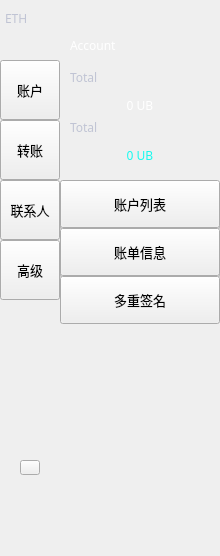
<?xml version="1.0" encoding="UTF-8"?>
<ui version="4.0">
 <class>FunctionBar</class>
 <widget class="QWidget" name="FunctionBar">
  <property name="geometry">
   <rect>
    <x>0</x>
    <y>0</y>
    <width>220</width>
    <height>556</height>
   </rect>
  </property>
  <property name="sizePolicy">
   <sizepolicy hsizetype="Preferred" vsizetype="Ignored">
    <horstretch>0</horstretch>
    <verstretch>0</verstretch>
   </sizepolicy>
  </property>
  <property name="font">
   <font>
    <family>微软雅黑</family>
   </font>
  </property>
  <property name="windowTitle">
   <string>Form</string>
  </property>
  <property name="styleSheet">
   <string notr="true"/>
  </property>
  <widget class="QToolButton" name="accountBtn">
   <property name="geometry">
    <rect>
     <x>0</x>
     <y>60</y>
     <width>60</width>
     <height>60</height>
    </rect>
   </property>
   <property name="font">
    <font>
     <family>微软雅黑</family>
     <pointsize>10</pointsize>
    </font>
   </property>
   <property name="cursor">
    <cursorShape>PointingHandCursor</cursorShape>
   </property>
   <property name="focusPolicy">
    <enum>Qt::NoFocus</enum>
   </property>
   <property name="styleSheet">
    <string notr="true"/>
   </property>
   <property name="text">
    <string>账户</string>
   </property>
  </widget>
  <widget class="QToolButton" name="transferBtn">
   <property name="geometry">
    <rect>
     <x>0</x>
     <y>120</y>
     <width>60</width>
     <height>60</height>
    </rect>
   </property>
   <property name="font">
    <font>
     <family>微软雅黑</family>
     <pointsize>10</pointsize>
    </font>
   </property>
   <property name="cursor">
    <cursorShape>PointingHandCursor</cursorShape>
   </property>
   <property name="focusPolicy">
    <enum>Qt::NoFocus</enum>
   </property>
   <property name="text">
    <string>转账</string>
   </property>
  </widget>
  <widget class="QToolButton" name="contactBtn">
   <property name="geometry">
    <rect>
     <x>0</x>
     <y>180</y>
     <width>60</width>
     <height>60</height>
    </rect>
   </property>
   <property name="font">
    <font>
     <family>微软雅黑</family>
     <pointsize>10</pointsize>
    </font>
   </property>
   <property name="cursor">
    <cursorShape>PointingHandCursor</cursorShape>
   </property>
   <property name="focusPolicy">
    <enum>Qt::NoFocus</enum>
   </property>
   <property name="text">
    <string>联系人</string>
   </property>
  </widget>
  <widget class="QToolButton" name="smartContractBtn">
   <property name="geometry">
    <rect>
     <x>60</x>
     <y>182</y>
     <width>160</width>
     <height>48</height>
    </rect>
   </property>
   <property name="font">
    <font>
     <family>微软雅黑</family>
     <pointsize>10</pointsize>
    </font>
   </property>
   <property name="cursor">
    <cursorShape>PointingHandCursor</cursorShape>
   </property>
   <property name="focusPolicy">
    <enum>Qt::NoFocus</enum>
   </property>
   <property name="styleSheet">
    <string notr="true"/>
   </property>
   <property name="text">
    <string>智能合约</string>
   </property>
  </widget>
  <widget class="QToolButton" name="feedBtn">
   <property name="geometry">
    <rect>
     <x>60</x>
     <y>230</y>
     <width>160</width>
     <height>48</height>
    </rect>
   </property>
   <property name="font">
    <font>
     <family>微软雅黑</family>
     <pointsize>10</pointsize>
    </font>
   </property>
   <property name="cursor">
    <cursorShape>PointingHandCursor</cursorShape>
   </property>
   <property name="focusPolicy">
    <enum>Qt::NoFocus</enum>
   </property>
   <property name="text">
    <string>喂价</string>
   </property>
  </widget>
  <widget class="QToolButton" name="multiSigBtn">
   <property name="geometry">
    <rect>
     <x>60</x>
     <y>276</y>
     <width>160</width>
     <height>48</height>
    </rect>
   </property>
   <property name="font">
    <font>
     <family>微软雅黑</family>
     <pointsize>10</pointsize>
    </font>
   </property>
   <property name="cursor">
    <cursorShape>PointingHandCursor</cursorShape>
   </property>
   <property name="focusPolicy">
    <enum>Qt::NoFocus</enum>
   </property>
   <property name="text">
    <string>多重签名</string>
   </property>
  </widget>
  <widget class="QToolButton" name="advanceBtn">
   <property name="geometry">
    <rect>
     <x>0</x>
     <y>240</y>
     <width>60</width>
     <height>60</height>
    </rect>
   </property>
   <property name="font">
    <font>
     <family>微软雅黑</family>
     <pointsize>10</pointsize>
    </font>
   </property>
   <property name="cursor">
    <cursorShape>PointingHandCursor</cursorShape>
   </property>
   <property name="focusPolicy">
    <enum>Qt::NoFocus</enum>
   </property>
   <property name="styleSheet">
    <string notr="true"/>
   </property>
   <property name="text">
    <string>高级</string>
   </property>
  </widget>
  <widget class="QToolButton" name="accountListBtn">
   <property name="geometry">
    <rect>
     <x>60</x>
     <y>180</y>
     <width>160</width>
     <height>48</height>
    </rect>
   </property>
   <property name="font">
    <font>
     <family>微软雅黑</family>
     <pointsize>10</pointsize>
    </font>
   </property>
   <property name="cursor">
    <cursorShape>PointingHandCursor</cursorShape>
   </property>
   <property name="focusPolicy">
    <enum>Qt::NoFocus</enum>
   </property>
   <property name="styleSheet">
    <string notr="true"/>
   </property>
   <property name="text">
    <string>账户列表</string>
   </property>
  </widget>
  <widget class="QToolButton" name="billInfoBtn">
   <property name="geometry">
    <rect>
     <x>60</x>
     <y>228</y>
     <width>160</width>
     <height>48</height>
    </rect>
   </property>
   <property name="font">
    <font>
     <family>微软雅黑</family>
     <pointsize>10</pointsize>
    </font>
   </property>
   <property name="cursor">
    <cursorShape>PointingHandCursor</cursorShape>
   </property>
   <property name="focusPolicy">
    <enum>Qt::NoFocus</enum>
   </property>
   <property name="styleSheet">
    <string notr="true"/>
   </property>
   <property name="text">
    <string>账单信息</string>
   </property>
  </widget>
  <widget class="QLabel" name="logoLabel">
   <property name="geometry">
    <rect>
     <x>17</x>
     <y>516</y>
     <width>26</width>
     <height>17</height>
    </rect>
   </property>
   <property name="text">
    <string/>
   </property>
  </widget>
  <widget class="QLabel" name="versionLabel">
   <property name="geometry">
    <rect>
     <x>10</x>
     <y>536</y>
     <width>40</width>
     <height>12</height>
    </rect>
   </property>
   <property name="styleSheet">
    <string notr="true">color: rgb(83,90,109);</string>
   </property>
   <property name="text">
    <string/>
   </property>
   <property name="alignment">
    <set>Qt::AlignCenter</set>
   </property>
  </widget>
  <widget class="QLabel" name="currentChoiceLabel">
   <property name="geometry">
    <rect>
     <x>70</x>
     <y>30</y>
     <width>140</width>
     <height>31</height>
    </rect>
   </property>
   <property name="styleSheet">
    <string notr="true">color: rgb(255, 255, 255);
font: 75 20px &quot;微软雅黑&quot;;</string>
   </property>
   <property name="text">
    <string>Account</string>
   </property>
   <property name="alignment">
    <set>Qt::AlignLeading|Qt::AlignLeft|Qt::AlignVCenter</set>
   </property>
  </widget>
  <widget class="QComboBox" name="assetComboBox">
   <property name="geometry">
    <rect>
     <x>0</x>
     <y>10</y>
     <width>60</width>
     <height>16</height>
    </rect>
   </property>
   <property name="styleSheet">
    <string notr="true">QComboBox{background-color:transparent;border:none;color: rgb(192, 196, 212);padding-left: 5px;}
QComboBox::drop-down {background:transparent;border:none;}
QComboBox::down-arrow {image: url(:/ui/wallet_ui/downArrow.png);}
QComboBox::down-arrow:on {image: url(:/ui/wallet_ui/downArrow_on.png);}
QComboBox QAbstractItemView {outline: 0px;}
QComboBox QAbstractItemView::item { min-height: 30px;color:rgb(192,196,212);selection-color: white;background-color: rgb(48,52,72);selection-background-color: rgb(44,48,67);}
QComboBox QAbstractItemView::item:hover {color: white;background-color: rgb(44,48,67);}
</string>
   </property>
   <property name="sizeAdjustPolicy">
    <enum>QComboBox::AdjustToContentsOnFirstShow</enum>
   </property>
   <item>
    <property name="text">
     <string>ETH</string>
    </property>
   </item>
  </widget>
  <widget class="QLabel" name="totalBalanceLabel">
   <property name="geometry">
    <rect>
     <x>60</x>
     <y>90</y>
     <width>160</width>
     <height>30</height>
    </rect>
   </property>
   <property name="styleSheet">
    <string notr="true">color: rgb(255, 255, 255);</string>
   </property>
   <property name="text">
    <string>0 UB</string>
   </property>
   <property name="alignment">
    <set>Qt::AlignCenter</set>
   </property>
  </widget>
  <widget class="QLabel" name="scanLabel">
   <property name="geometry">
    <rect>
     <x>110</x>
     <y>70</y>
     <width>14</width>
     <height>14</height>
    </rect>
   </property>
   <property name="cursor">
    <cursorShape>PointingHandCursor</cursorShape>
   </property>
   <property name="text">
    <string/>
   </property>
  </widget>
  <widget class="QLabel" name="label">
   <property name="geometry">
    <rect>
     <x>70</x>
     <y>70</y>
     <width>40</width>
     <height>14</height>
    </rect>
   </property>
   <property name="styleSheet">
    <string notr="true">color: rgb(192, 196, 212);
font: 12px &quot;微软雅黑&quot;;</string>
   </property>
   <property name="text">
    <string>Total</string>
   </property>
  </widget>
  <widget class="QLabel" name="balanceLabel">
   <property name="geometry">
    <rect>
     <x>60</x>
     <y>140</y>
     <width>160</width>
     <height>30</height>
    </rect>
   </property>
   <property name="styleSheet">
    <string notr="true">color: rgb(24,250,239);</string>
   </property>
   <property name="text">
    <string>0 UB</string>
   </property>
   <property name="alignment">
    <set>Qt::AlignCenter</set>
   </property>
  </widget>
  <widget class="QLabel" name="accountLabel">
   <property name="geometry">
    <rect>
     <x>70</x>
     <y>120</y>
     <width>140</width>
     <height>14</height>
    </rect>
   </property>
   <property name="styleSheet">
    <string notr="true">color: rgb(192, 196, 212);
font: 12px &quot;微软雅黑&quot;;</string>
   </property>
   <property name="text">
    <string>Total</string>
   </property>
  </widget>
  <widget class="QToolButton" name="choiceBtn">
   <property name="geometry">
    <rect>
     <x>20</x>
     <y>460</y>
     <width>20</width>
     <height>15</height>
    </rect>
   </property>
   <property name="font">
    <font>
     <family>微软雅黑</family>
     <pointsize>10</pointsize>
    </font>
   </property>
   <property name="cursor">
    <cursorShape>PointingHandCursor</cursorShape>
   </property>
   <property name="focusPolicy">
    <enum>Qt::NoFocus</enum>
   </property>
   <property name="styleSheet">
    <string notr="true"/>
   </property>
   <property name="text">
    <string/>
   </property>
  </widget>
 </widget>
 <resources/>
 <connections/>
</ui>
